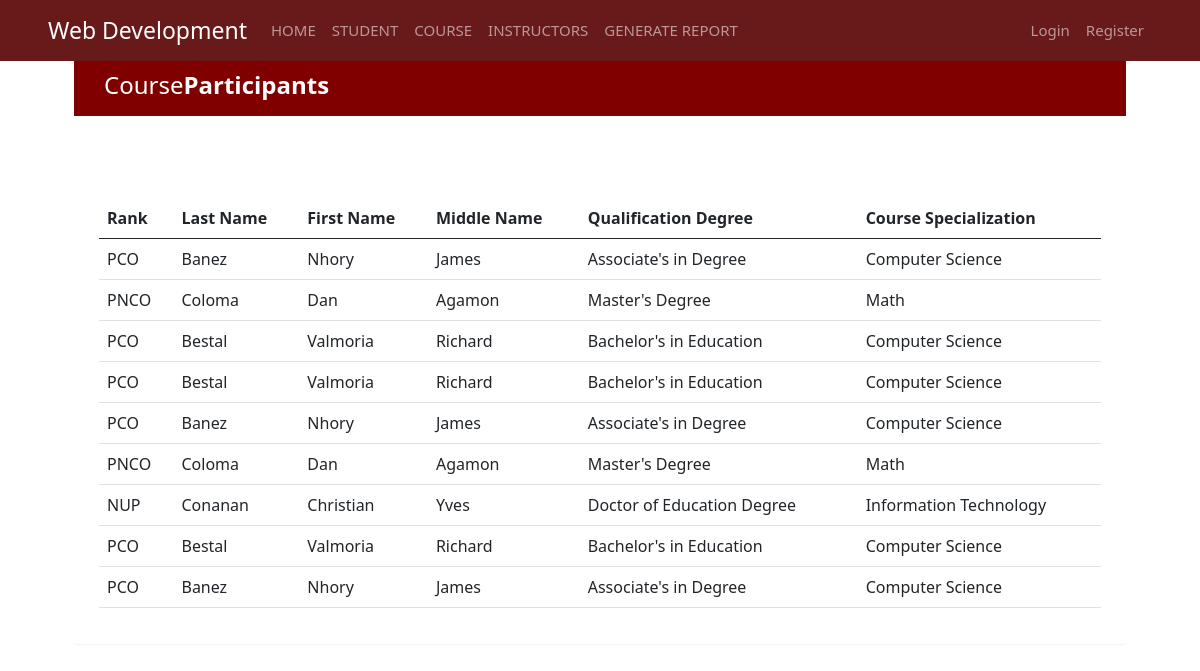
Page /report/instructor_per_course.php on the committed database.
### tables this page shows
CREATE TABLE `pool_instructor_details` (
  `instructor_id` int(11) NOT NULL,
  `account_id` int(11) DEFAULT NULL,
  `rank` varchar(15) NOT NULL,
  `qualification_degree` varchar(50) DEFAULT NULL,
  `course_specialization` varchar(50) NOT NULL,
  `other_qualification` varchar(50) DEFAULT NULL
);

CREATE TABLE `account_details` (
  `account_id` int(11) NOT NULL,
  `username` varchar(50) NOT NULL,
  `password` varchar(50) NOT NULL,
  `user_type` varchar(10) NOT NULL,
  `lastname` varchar(50) NOT NULL,
  `firstname` varchar(50) NOT NULL,
  `middlename` varchar(50) NOT NULL,
  `suffix` varchar(10) NOT NULL
);

### report/instructor_per_course.php (the view, shortened to what this page needs)
<!DOCTYPE html>
<html lang="en">
<head>
	<link href="https://cdn.jsdelivr.net/npm/bootstrap@5.2.3/dist/css/bootstrap.min.css" rel="stylesheet">
</head>
<body style="margin: 50px;">
	<div class="container">
		<div class="table-wrapper">
			<div class="table-title">
				<div class="row">
					<div class="col-sm-6">
						<h2>Course<b>Participants</b></h2>
					</div>
				</div>
			</div>
			<br>
			<?php
			require '../templates/header.php';
			require '../templates/navigation.php';
		    ?>
		    <table class="table table-stripped table-hover">
		    	<thead>
					<tr>
						<th>Rank</th>
						<th>Last Name</th>
						<th>First Name</th>
						<th>Middle Name</th>
						<th>Qualification Degree</th>
						<th>Course Specialization</th>
					</tr>
				</thead>
				<br>
				<br>
				<tbody>
				<?php
					require '../templates/connection.php';
					require '../templates/header.php';
					require '../templates/navigation.php';
					$sql = "SELECT * FROM pool_instructor_details Inner Join account_details On pool_instructor_details.account_id = account_details.account_id Inner Join registration_course On registration_course.instructor_id = pool_instructor_details.instructor_id  ";
					$result = $conn->query($sql);
						while($row = $result->fetch_assoc()) {
							echo "<tr>
								<td>". $row["rank"] ."</td>
								<td>". $row["lastname"] ."</td>
								<td>". $row["firstname"] ."</td>
								<td>". $row["middlename"] ."</td>
								<td>". $row["qualification_degree"] ."</td>
								<td>". $row["course_specialization"] ."</td>
							</tr>";
						}
				?>
				</tbody>
			</table>
		</div>
	</div>
</body>
</html>

### report/instructor_per_course.php (style rules this page uses)
body { color: #566787; background: #f5f5f5; font-family: 'Valera Round', sans-serif; }
.table-wrapper { background: #fff; padding: 20px 25px; margin: 30px 0; border-radius: 3px; box-shadow: 0 1px 1px rgba(0, 0, 0, .05); }
.table-title { padding-bottom: 15px; background: #800000; color: #fff; padding: 16px 30px; margin: -20px -25px 10px; border-radius: 3px 3px 0 0; }
.table-title h2 { margin: 5px 0 0; font-size: 24px; }

### rows in the picture
pool_instructor_details: rank "PCO", account.lastname "Banez", account.firstname "Nhory", account.middlename "James", qualification_degree "Associate's in Degree", course_specialization "Computer Science"
pool_instructor_details: rank "PNCO", account.lastname "Coloma", account.firstname "Dan", account.middlename "Agamon", qualification_degree "Master's Degree", course_specialization "Math"
pool_instructor_details: rank "PCO", account.lastname "Bestal", account.firstname "Valmoria", account.middlename "Richard", qualification_degree "Bachelor's in Education", course_specialization "Computer Science"
pool_instructor_details: rank "NUP", account.lastname "Conanan", account.firstname "Christian", account.middlename "Yves", qualification_degree "Doctor of Education Degree", course_specialization "Information Technology"
